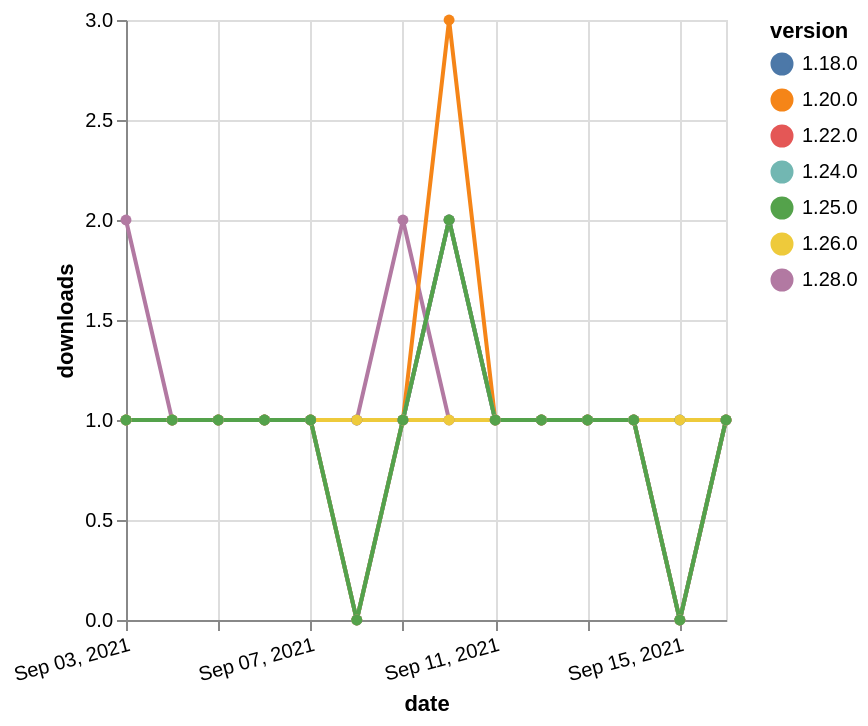

Write the Vega-Lite specification saved for this chart.
### Vega-Lite specification from a JSON file in a GitHub repository (floating-point values rounded to 4 significant figures)
{"$schema": "https://vega.github.io/schema/vega-lite/v5.json", "description": "A simple bar chart with embedded data.", "data": {"values": [{"date": "2021-09-03", "total": 216, "delta": 1, "version": "1.18.0"}, {"date": "2021-09-04", "total": 217, "delta": 1, "version": "1.18.0"}, {"date": "2021-09-05", "total": 218, "delta": 1, "version": "1.18.0"}, {"date": "2021-09-06", "total": 219, "delta": 1, "version": "1.18.0"}, {"date": "2021-09-07", "total": 220, "delta": 1, "version": "1.18.0"}, {"date": "2021-09-08", "total": 221, "delta": 1, "version": "1.18.0"}, {"date": "2021-09-09", "total": 222, "delta": 1, "version": "1.18.0"}, {"date": "2021-09-10", "total": 224, "delta": 2, "version": "1.18.0"}, {"date": "2021-09-11", "total": 225, "delta": 1, "version": "1.18.0"}, {"date": "2021-09-12", "total": 226, "delta": 1, "version": "1.18.0"}, {"date": "2021-09-13", "total": 227, "delta": 1, "version": "1.18.0"}, {"date": "2021-09-14", "total": 228, "delta": 1, "version": "1.18.0"}, {"date": "2021-09-15", "total": 229, "delta": 1, "version": "1.18.0"}, {"date": "2021-09-16", "total": 230, "delta": 1, "version": "1.18.0"}, {"date": "2021-09-03", "total": 162, "delta": 1, "version": "1.22.0"}, {"date": "2021-09-04", "total": 163, "delta": 1, "version": "1.22.0"}, {"date": "2021-09-05", "total": 164, "delta": 1, "version": "1.22.0"}, {"date": "2021-09-06", "total": 165, "delta": 1, "version": "1.22.0"}, {"date": "2021-09-07", "total": 166, "delta": 1, "version": "1.22.0"}, {"date": "2021-09-08", "total": 166, "delta": 0, "version": "1.22.0"}, {"date": "2021-09-09", "total": 167, "delta": 1, "version": "1.22.0"}, {"date": "2021-09-10", "total": 169, "delta": 2, "version": "1.22.0"}, {"date": "2021-09-11", "total": 170, "delta": 1, "version": "1.22.0"}, {"date": "2021-09-12", "total": 171, "delta": 1, "version": "1.22.0"}, {"date": "2021-09-13", "total": 172, "delta": 1, "version": "1.22.0"}, {"date": "2021-09-14", "total": 173, "delta": 1, "version": "1.22.0"}, {"date": "2021-09-15", "total": 173, "delta": 0, "version": "1.22.0"}, {"date": "2021-09-16", "total": 174, "delta": 1, "version": "1.22.0"}, {"date": "2021-09-03", "total": 117, "delta": 2, "version": "1.28.0"}, {"date": "2021-09-04", "total": 118, "delta": 1, "version": "1.28.0"}, {"date": "2021-09-05", "total": 119, "delta": 1, "version": "1.28.0"}, {"date": "2021-09-06", "total": 120, "delta": 1, "version": "1.28.0"}, {"date": "2021-09-07", "total": 121, "delta": 1, "version": "1.28.0"}, {"date": "2021-09-08", "total": 122, "delta": 1, "version": "1.28.0"}, {"date": "2021-09-09", "total": 124, "delta": 2, "version": "1.28.0"}, {"date": "2021-09-10", "total": 125, "delta": 1, "version": "1.28.0"}, {"date": "2021-09-11", "total": 126, "delta": 1, "version": "1.28.0"}, {"date": "2021-09-12", "total": 127, "delta": 1, "version": "1.28.0"}, {"date": "2021-09-13", "total": 128, "delta": 1, "version": "1.28.0"}, {"date": "2021-09-14", "total": 129, "delta": 1, "version": "1.28.0"}, {"date": "2021-09-15", "total": 129, "delta": 0, "version": "1.28.0"}, {"date": "2021-09-16", "total": 130, "delta": 1, "version": "1.28.0"}, {"date": "2021-09-03", "total": 165, "delta": 1, "version": "1.26.0"}, {"date": "2021-09-04", "total": 166, "delta": 1, "version": "1.26.0"}, {"date": "2021-09-05", "total": 167, "delta": 1, "version": "1.26.0"}, {"date": "2021-09-06", "total": 168, "delta": 1, "version": "1.26.0"}, {"date": "2021-09-07", "total": 169, "delta": 1, "version": "1.26.0"}, {"date": "2021-09-08", "total": 170, "delta": 1, "version": "1.26.0"}, {"date": "2021-09-09", "total": 171, "delta": 1, "version": "1.26.0"}, {"date": "2021-09-10", "total": 172, "delta": 1, "version": "1.26.0"}, {"date": "2021-09-11", "total": 173, "delta": 1, "version": "1.26.0"}, {"date": "2021-09-12", "total": 174, "delta": 1, "version": "1.26.0"}, {"date": "2021-09-13", "total": 175, "delta": 1, "version": "1.26.0"}, {"date": "2021-09-14", "total": 176, "delta": 1, "version": "1.26.0"}, {"date": "2021-09-15", "total": 177, "delta": 1, "version": "1.26.0"}, {"date": "2021-09-16", "total": 178, "delta": 1, "version": "1.26.0"}, {"date": "2021-09-03", "total": 277, "delta": 1, "version": "1.20.0"}, {"date": "2021-09-04", "total": 278, "delta": 1, "version": "1.20.0"}, {"date": "2021-09-05", "total": 279, "delta": 1, "version": "1.20.0"}, {"date": "2021-09-06", "total": 280, "delta": 1, "version": "1.20.0"}, {"date": "2021-09-07", "total": 281, "delta": 1, "version": "1.20.0"}, {"date": "2021-09-08", "total": 281, "delta": 0, "version": "1.20.0"}, {"date": "2021-09-09", "total": 282, "delta": 1, "version": "1.20.0"}, {"date": "2021-09-10", "total": 285, "delta": 3, "version": "1.20.0"}, {"date": "2021-09-11", "total": 286, "delta": 1, "version": "1.20.0"}, {"date": "2021-09-12", "total": 287, "delta": 1, "version": "1.20.0"}, {"date": "2021-09-13", "total": 288, "delta": 1, "version": "1.20.0"}, {"date": "2021-09-14", "total": 289, "delta": 1, "version": "1.20.0"}, {"date": "2021-09-15", "total": 289, "delta": 0, "version": "1.20.0"}, {"date": "2021-09-16", "total": 290, "delta": 1, "version": "1.20.0"}, {"date": "2021-09-03", "total": 139, "delta": 1, "version": "1.24.0"}, {"date": "2021-09-04", "total": 140, "delta": 1, "version": "1.24.0"}, {"date": "2021-09-05", "total": 141, "delta": 1, "version": "1.24.0"}, {"date": "2021-09-06", "total": 142, "delta": 1, "version": "1.24.0"}, {"date": "2021-09-07", "total": 143, "delta": 1, "version": "1.24.0"}, {"date": "2021-09-08", "total": 143, "delta": 0, "version": "1.24.0"}, {"date": "2021-09-09", "total": 144, "delta": 1, "version": "1.24.0"}, {"date": "2021-09-10", "total": 146, "delta": 2, "version": "1.24.0"}, {"date": "2021-09-11", "total": 147, "delta": 1, "version": "1.24.0"}, {"date": "2021-09-12", "total": 148, "delta": 1, "version": "1.24.0"}, {"date": "2021-09-13", "total": 149, "delta": 1, "version": "1.24.0"}, {"date": "2021-09-14", "total": 150, "delta": 1, "version": "1.24.0"}, {"date": "2021-09-15", "total": 150, "delta": 0, "version": "1.24.0"}, {"date": "2021-09-16", "total": 151, "delta": 1, "version": "1.24.0"}, {"date": "2021-09-03", "total": 136, "delta": 1, "version": "1.25.0"}, {"date": "2021-09-04", "total": 137, "delta": 1, "version": "1.25.0"}, {"date": "2021-09-05", "total": 138, "delta": 1, "version": "1.25.0"}, {"date": "2021-09-06", "total": 139, "delta": 1, "version": "1.25.0"}, {"date": "2021-09-07", "total": 140, "delta": 1, "version": "1.25.0"}, {"date": "2021-09-08", "total": 140, "delta": 0, "version": "1.25.0"}, {"date": "2021-09-09", "total": 141, "delta": 1, "version": "1.25.0"}, {"date": "2021-09-10", "total": 143, "delta": 2, "version": "1.25.0"}, {"date": "2021-09-11", "total": 144, "delta": 1, "version": "1.25.0"}, {"date": "2021-09-12", "total": 145, "delta": 1, "version": "1.25.0"}, {"date": "2021-09-13", "total": 146, "delta": 1, "version": "1.25.0"}, {"date": "2021-09-14", "total": 147, "delta": 1, "version": "1.25.0"}, {"date": "2021-09-15", "total": 147, "delta": 0, "version": "1.25.0"}, {"date": "2021-09-16", "total": 148, "delta": 1, "version": "1.25.0"}]}, "width": "container", "mark": {"type": "line", "point": {"filled": true}}, "encoding": {"x": {"field": "date", "type": "temporal", "timeUnit": "yearmonthdate", "title": "date", "axis": {"labelAngle": -15}}, "y": {"field": "delta", "type": "quantitative", "title": "downloads"}, "color": {"field": "version", "type": "nominal"}, "tooltip": {"field": "delta"}}}
